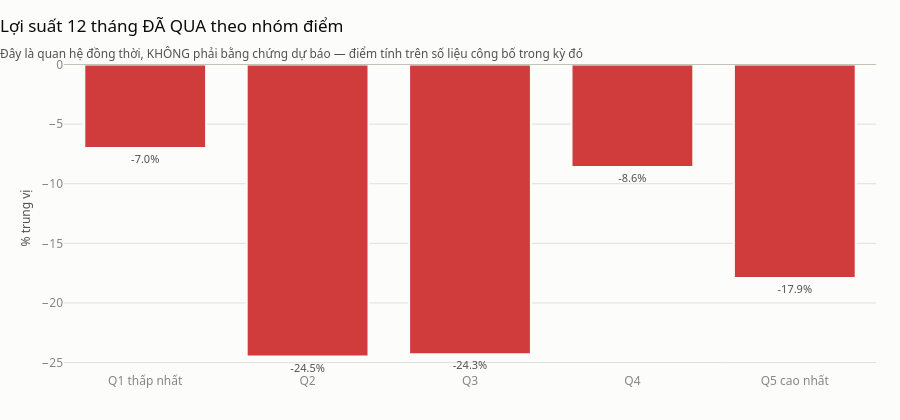

Notebook source saved alongside this figure:
### Code cell
kiem["nhom_diem"] = pd.qcut(kiem["Điểm"], 5, labels=["Q1 thấp nhất", "Q2", "Q3", "Q4", "Q5 cao nhất"])
theo_nhom = (
    kiem.groupby("nhom_diem", observed=True)["ls_12t"]
    .median()
    .round(1)
    .reset_index()
)

from finlens_examples import thanh_doi_mau

thanh_doi_mau(
    theo_nhom,
    x="nhom_diem",
    y="ls_12t",
    tieu_de="Lợi suất 12 tháng ĐÃ QUA theo nhóm điểm",
    phu_de="Đây là quan hệ đồng thời, KHÔNG phải bằng chứng dự báo — điểm tính trên số liệu công bố trong kỳ đó",
    nhan_y="% trung vị",
    dinh_dang_nhan="{:+.1f}%",
)

### Figure 1 — Plotly figure (JSON) as saved in the notebook; plotly's stock layout.template omitted (floating-point values rounded to 4 significant figures)
{"data": [{"cliponaxis": false, "hovertemplate": "%{x}<br>%{y:,.2f}<extra></extra>", "marker": {"color": ["#d03b3b", "#d03b3b", "#d03b3b", "#d03b3b", "#d03b3b"], "line": {"color": "#fcfcfb", "width": 2}}, "text": ["-7.0%", "-24.5%", "-24.3%", "-8.6%", "-17.9%"], "textfont": {"color": "#52514e", "size": 11}, "textposition": "outside", "type": "bar", "x": ["Q1 thấp nhất", "Q2", "Q3", "Q4", "Q5 cao nhất"], "y": [-7.0, -24.5, -24.3, -8.6, -17.9]}], "layout": {"bargap": 0.25, "height": 420, "shapes": [{"line": {"color": "#c3c2b7", "width": 1}, "type": "line", "x0": 0, "x1": 1, "xref": "x domain", "y0": 0, "y1": 0, "yref": "y"}], "showlegend": false, "title": {"text": "Lợi suất 12 tháng ĐÃ QUA theo nhóm điểm<br><sub style='color:#52514e'>Đây là quan hệ đồng thời, KHÔNG phải bằng chứng dự báo — điểm tính trên số liệu công bố trong kỳ đó</sub>"}, "yaxis": {"title": {"text": "% trung vị"}}}}
